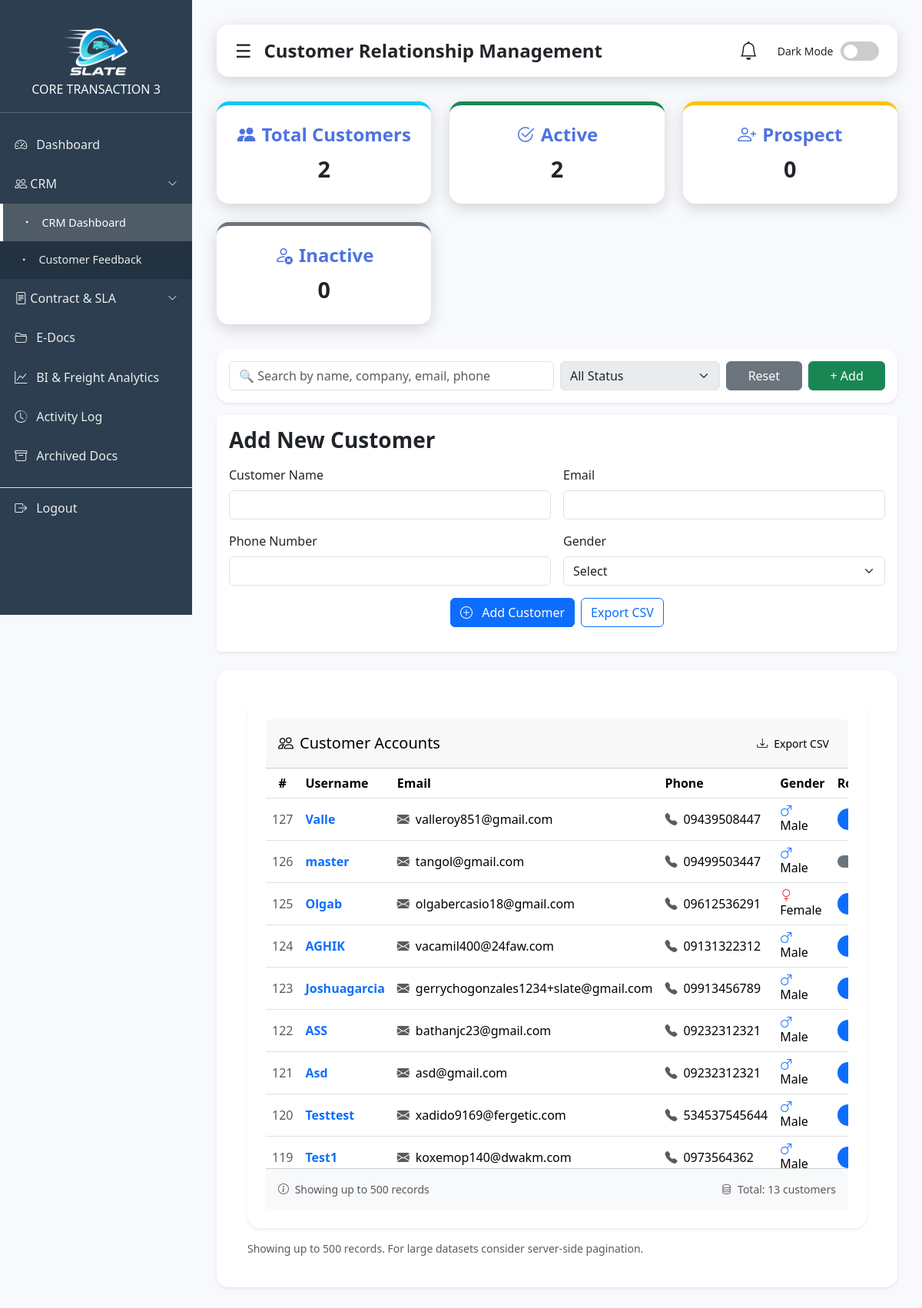
Before: /CRM.php (signed in) with the older database file.
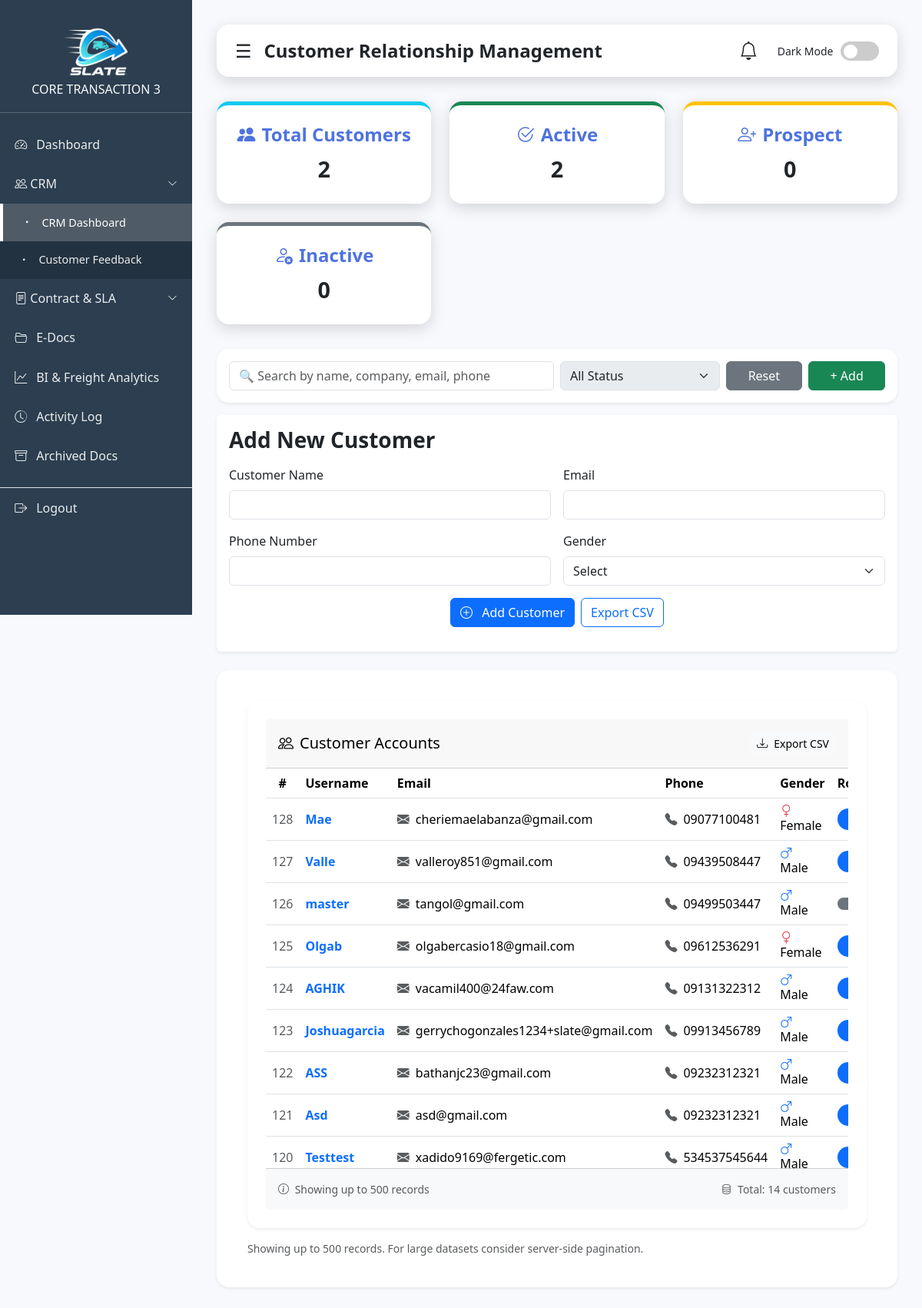
After: the same page with the newer database file.
### tables this page shows
CREATE TABLE `accounts` (
  `id` int(11) NOT NULL,
  `username` varchar(255) DEFAULT NULL,
  `email` varchar(100) NOT NULL,
  `phone_number` varchar(20) DEFAULT NULL,
  `gender` enum('Male','Female','Other') DEFAULT NULL,
  `password` varchar(255) DEFAULT NULL,
  `profile_image` varchar(255) DEFAULT NULL,
  `role` enum('admin','user') DEFAULT 'user',
  `created_at` timestamp NOT NULL DEFAULT current_timestamp(),
  `otp_hash` varchar(255) DEFAULT NULL,
  `otp_expires_at` datetime DEFAULT NULL,
  `otp_attempts` int(11) DEFAULT 0,
  `last_otp_sent_at` datetime NOT NULL DEFAULT current_timestamp()
);

### CRM.php (the view, shortened to what the changed rows need)
<?php
include('connection.php');
function h($s)
{
  return htmlspecialchars($s ?? '', ENT_QUOTES, 'UTF-8');
}
$sql = "SELECT id, username, email, phone_number, gender, role FROM accounts";
$sql .= " ORDER BY id DESC LIMIT 500";
$stmt = $conn->prepare($sql);
$stmt->execute();
$result = $stmt->get_result();
?>
<!DOCTYPE html>
<html lang="en">
<head>
  <link href="https://cdn.jsdelivr.net/npm/bootstrap@5.3.3/dist/css/bootstrap.min.css" rel="stylesheet">
  <link href="https://cdn.jsdelivr.net/npm/bootstrap-icons@1.11.3/font/bootstrap-icons.css" rel="stylesheet">
</head>
<body>
  <div class="content" id="mainContent">
    <div class="card shadow-sm">
      <div class="card-body">
        <div class="card shadow-sm border-0">
          <div class="card-body p-0">
            <div class="table-responsive">
              <table id="customersTable" class="table table-hover align-middle mb-0">
                <thead class="bg-light">
                  <tr>
                    <th scope="col" class="text-center" style="width: 70px">#</th>
                    <th scope="col">Username</th>
                    <th scope="col">Email</th>
                    <th scope="col">Phone</th>
                    <th scope="col">Gender</th>
                    <th scope="col">Role</th>
                  </tr>
                </thead>
                <tbody>
                  <?php if ($result->num_rows > 0): ?>
                    <?php while ($row = $result->fetch_assoc()): ?>
                      <tr>
                        <td class="text-center text-muted"><?= $row['id'] ?></td>
                        <td class="fw-semibold text-primary"><?= h($row['username']) ?></td>
                        <td>
                          <div class="d-flex align-items-center">
                            <i class="bi bi-envelope-fill text-muted me-2"></i>
                            <?= h($row['email']) ?>
                          </div>
                        </td>
                        <td>
                          <?php if ($row['phone_number']): ?>
                            <div class="d-flex align-items-center">
                              <i class="bi bi-telephone-fill text-muted me-2"></i>
                              <?= h($row['phone_number']) ?>
                            </div>
                          <?php else: ?>
                            <span class="text-muted fst-italic">N/A</span>
                          <?php endif; ?>
                        </td>
                        <td>
                          <i class="bi bi-<?= strtolower($row['gender']) === 'male' ? 'gender-male text-primary' : 'gender-female text-danger' ?> me-2"></i>
                          <?= h($row['gender']) ?>
                        </td>
                        <td>
                          <?php
                          $roleClass = match ($row['role']) {
                            'admin' => 'danger',
                            'user' => 'primary',
                            'customer' => 'success',
                            default => 'secondary'
                          };
                          ?>
                          <span class="badge bg-<?= $roleClass ?> rounded-pill px-3 py-2">
                          </span>
                        </td>
                      </tr>
                    <?php endwhile; ?>
                  <?php endif; ?>
                </tbody>
              </table>
            </div>
          </div>
          <div class="card-footer bg-light py-3">
            <div class="d-flex justify-content-between align-items-center">
              <small class="text-muted">
                <i class="bi bi-info-circle me-1"></i>
                Showing up to 500 records
              </small>
              <small class="text-muted">
                <i class="bi bi-database me-1"></i>
                Total: <?= $result->num_rows ?> customers
              </small>
            </div>
          </div>
        </div>
      </div>
    </div>
  </div>
</body>
</html>

Changed rows visible on the page:
no longer on this page (row unchanged): accounts: id "119", username "Test1", email "koxemop140@dwakm.com", phone_number "0973564362", gender "Male"
added accounts: id "128", username "Mae", email "cheriemaelabanza@gmail.com", phone_number "09077100481", gender "Female"
Other visible differences:
$result->num_rows: "13" → "14"
